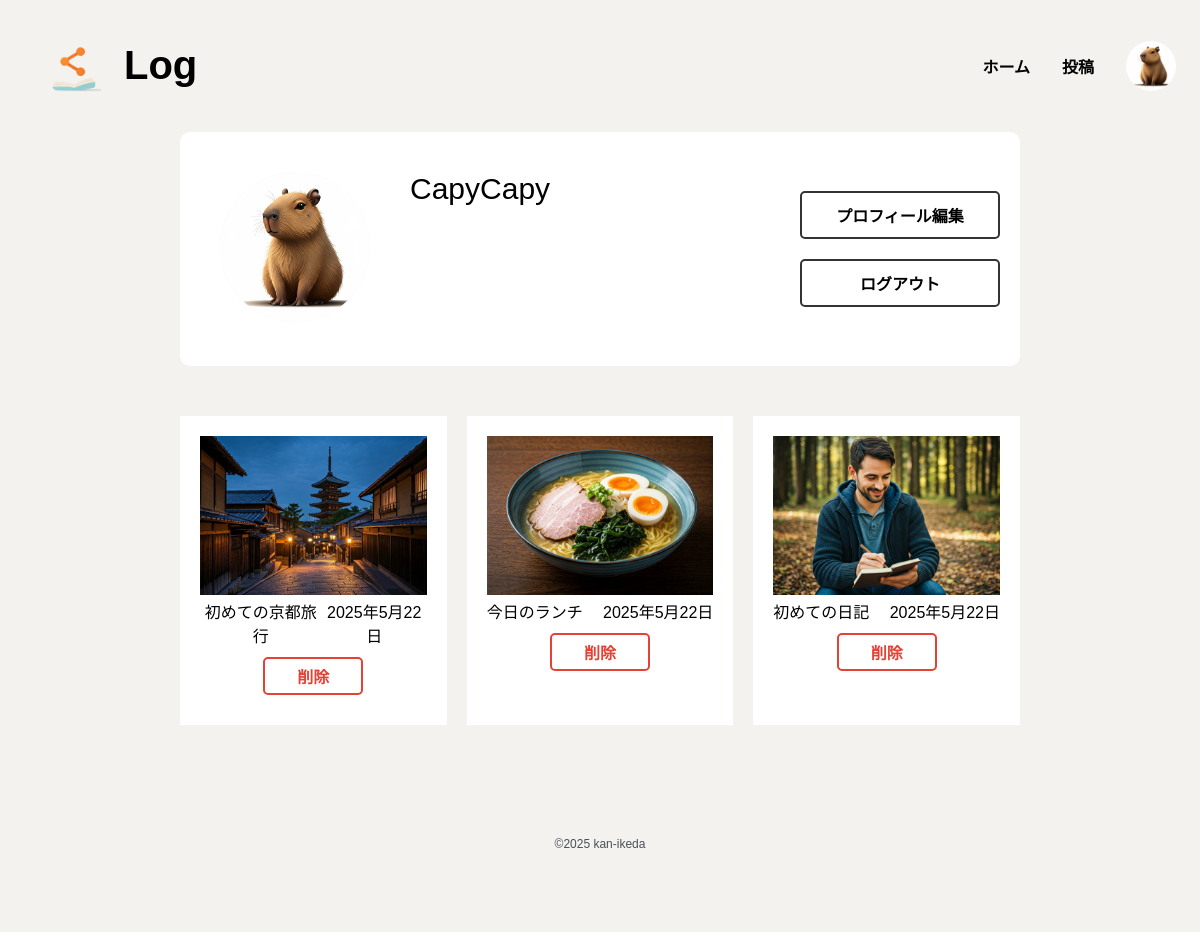
Page /mypage/ (signed in) on the committed database.
### accounts/models.py (models this page shows, shortened)
class Profile(models.Model):
    user = models.OneToOneField(User, on_delete=models.CASCADE)
    bio = models.TextField(max_length=500, blank=True)
    birth_date = models.DateField(null=True, blank=True)
    avatar = models.ImageField(upload_to='avatars/', null=True, blank=True)

### mylog/models.py (models this page shows, shortened)
class Log(models.Model):
    title = models.CharField('タイトル', max_length=100)
    image = models.ImageField('画像', upload_to='logs/', blank=True, null=True)
    date = models.DateField('日付', auto_now_add=True)
    author = models.ForeignKey(User, on_delete=models.CASCADE, verbose_name='作者')
    content = models.TextField('内容', blank=True, null=True)
    tags = models.ManyToManyField(Tag, related_name='タグ')
    datetime = models.DateTimeField(auto_now_add=True)
    is_public = models.BooleanField(default=True)
    def truncated_title9(self, length=9):
        if len(self.title) > length:
            return self.title[:length] + "…"
        return self.title

### mylog/views.py (the view)
# urls.py: path('mypage/', views.MyPageView.as_view(),name= 'mypage'), #マイページ
class MyPageView(LoginRequiredMixin, ListView):
    model = Log
    template_name = 'mylog/mypage.html'
    context_object_name = 'logs'
    def get_queryset(self):
        return Log.objects.filter(author=self.request.user).order_by('-datetime')
    def get_context_data(self, **kwargs):
        context = super().get_context_data(**kwargs)
        context['profile'] = self.request.user.profile
        return context

### templates/mylog/mypage.html (shortened to what this page needs)
{% extends 'base.html' %}
{% load static %}
{% block extra_css %}
<link rel="stylesheet" type="text/css" href="{% static 'css/mypage.css' %}">
<link rel="stylesheet" type="text/css" href="{% static 'css/log_list.css' %}">
{% endblock %}
{% block content %}
<div class="mypage">
    <div class="profile">
        <div class="icon bg-w">
            {% if profile.avatar %}
            <img src="{{ profile.avatar.url }}" alt="アバター">
            {% else %}
            <img src="{% static 'images/user_icon.jpg' %}" alt="アバターなし">
            {% endif %}
        </div>
        <div class="profile_name bg-w">
            <div class="username bg-w">
                {{ user.username }}
            </div>
        </div>
        <div class="profile_btn bg-w">
            <a href="{% url 'accounts:profile' %}" class="btn_simple">プロフィール編集</a>
            <form method="post" action="{% url 'accounts:logout' %}">
                <button type="submit" class="btn_simple bg-w">ログアウト</button>
            </form>
        </div>
    </div>
    <div class="userlogs">
        {% for log in logs %}
    <div class="logs">
        <div class="logs_area bg-w">
            <div class="log">
                {% if log.image %}
                    <div class="log_img bg-w">
                        <a href="{% url 'mylog:log_detail' log.pk %}" class="bg-w">
                            <img src="{{ log.image.url }}" alt="投稿画像">
                        </a>
                    </div>
                {% else %}
                    <div class="log_img">
                        <a href="{% url 'mylog:log_detail' log.pk %}" class="bg-w">
                            <img src="{% static 'images/NoImage.jpg' %}" alt="投稿画像">
                        </a>
                    </div>
                {% endif %}
                <div class="title_user bg-w">
                    <div class="log_title bg-w">
                        <a href="{% url 'mylog:log_detail' log.pk %}" class="bg-w">
                            {{ log.truncated_title9 }}
                        </a>
                    </div>
                    <div class="log_user bg-w">
                        <a href="{% url 'mylog:log_detail' log.pk %}" class="bg-w">
                            {{ log.date}}
                        </a>
                    </div>
                </div>
                <a href="{% url 'mylog:delete_log' log.pk %}" class="d_btn">削除</a>
            </div>
        </div>
    </div>
    {% endfor %}
    </div>
    {% endblock %}

### templates/base.html (shortened to what this page needs)
<!DOCTYPE html>
{% load static %}
<html lang="ja">
<head>
    <link rel="stylesheet" type="text/css" href="{% static 'css/base.css' %}">
    {% block extra_css %}
    {% endblock %}
</head>
<body>
    <header>
        <div class="header-logo">
            <img src="{% static 'images/logo.png'%}" alt="アイコン">
            <h1>Log</h1>
        </div>
        <div>
            <ul class="header_list">
                <li><a href="{% url 'mylog:log_list'%}">ホーム</a></li>
                <li><a href="{% url 'mylog:log_create'%}">投稿</a></li>
                <li>
                    <div class="user_icon">
                        {% if user.is_authenticated %}
                            {% if user.profile.avatar %}
                                <a href="{% url 'mylog:mypage' %}"><img src="{{ user.profile.avatar.url }}" alt="アイコン"></a>
                            {% else %}
                                <a href="{% url 'mylog:mypage' %}"><img src="{% static 'images/user_icon.jpg'%}" alt="デフォルトアイコン"></a>
                            {% endif %}
                        {% else %}
                            <a href="{% url 'mylog:mypage' %}"><img src="{% static 'images/user_icon.jpg'%}" alt="デフォルトアイコン"></a>
                        {% endif %}
                    </div>
                </li>
            </ul>
        </div>
    </header>
    <div class="bodybody">
    {% block content %}{% endblock %}
    </div>
    <footer>
        <p>©2025 kan-ikeda</p>
    </footer>
</body>
</html>

### static/css/base.css (style rules this page uses)
* { background-color: #F4F2EF; color: black; text-align: center; }
body { font-family: sans-serif; margin: 0; }
header { display: flex; padding: 16px 24px; justify-content: space-between; align-items: center; }
a { text-decoration: none; }
.header-logo { display: flex; font-weight: bold; font-size: 20px; }
.header_list { display: flex; align-items: center; gap: 32px; font-size: 16px; font-weight: bold; }
img { width: 100px; height: 100px; }
ul { padding-left: 0; }
li { list-style: none; }
.user_icon img { width: 50px; height: 50px; border-radius: 50%; }
.bg-w { background-color: #fff; }
footer { padding: 50px 0; margin: 30px 0 0 0; }
footer p { font-size: 12px; color: #495057; }
.bodybody { min-height: 100vh; }

### static/css/mypage.css (style rules this page uses)
.mypage { width: 70%; margin: 0 auto; }
.icon img { width: 150px; height: 150px; border-radius: 50%; margin: 20px; }
.profile { display: flex; justify-content: space-between; background-color: #fff; padding: 20px; border-radius: 10px; }
.profile_btn { display: flex; flex-direction: column; justify-content: center; }
.profile_name { margin: 20px; text-align: left; flex-grow: 1; }
.username { text-align: left; font-size: 30px; }
.btn_simple { width: 200px; display: inline-block; padding: 10px; font-size: 16px; cursor: pointer; text-align: center; text-decoration: none; color: #000; border: 2px solid #333; border-radius: 5px; background-color: #fff; font-weight: bold; box-sizing: border-box; margin: 10px 0; transition: 0.3s ease-in-out; }
.bg-w { background-color: #fff; }
form { background-color: #fff; }
.userlogs { margin: 50px 0; display: grid; grid-template-columns: repeat(3, 1fr); gap: 20px; }
.d_btn { width: 100px; display: inline-block; padding: 5px; font-size: 16px; cursor: pointer; text-align: center; text-decoration: none; color: #e34234; border: 2px solid #e34234; border-radius: 5px; background-color: #fff; font-weight: bold; box-sizing: border-box; margin: 10px 0; transition: 0.3s ease-in-out; }

### static/css/log_list.css (style rules this page uses)
.logs { display: flex; background-color: #fff; }
.log { width: 100%; height: auto; background-color: #fff; }
.title_user { display: flex; justify-content: space-between; background-color: #fff; }
.logs_area { margin: 20px; }
.log_img img { width: 100%; height: auto; }
.user_icon img { display: block; }

### rows in the picture
Profile: avatar (picture)
Log: image (picture), truncated_title9 "初めての京都旅行", date "2025年5月22日"
Log: image (picture), truncated_title9 "今日のランチ", date "2025年5月22日"
Log: image (picture), truncated_title9 "初めての日記", date "2025年5月22日"

### other values in the picture
{{ user.username }} "CapyCapy"
